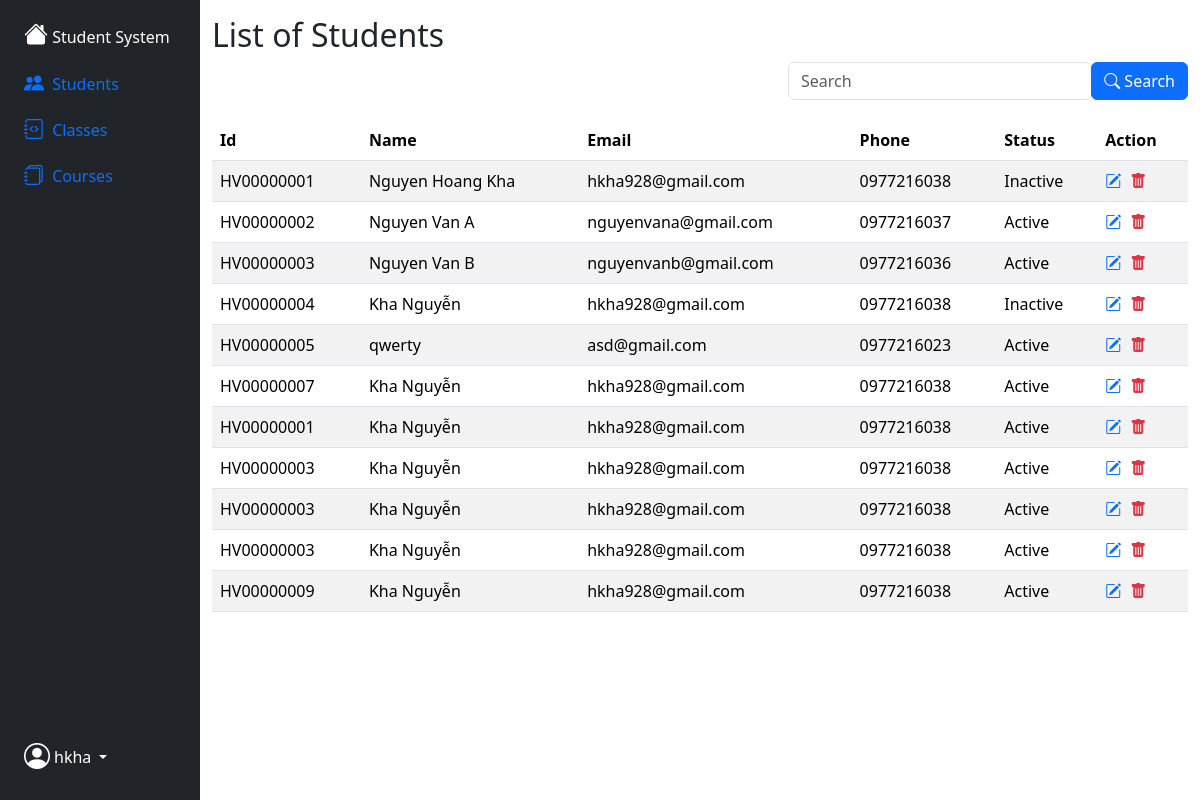
Screenshot of /php_mvc/index.php?controller=hocvien&action=index with the database file from the repository.
### tables this page shows
CREATE TABLE `hoc_vien` (
  `id_hoc_vien` int NOT NULL,
  `ma_hoc_vien` char(10) NOT NULL,
  `ten_hoc_vien` varchar(100) NOT NULL,
  `ngay_sinh` date DEFAULT NULL,
  `sdt` char(10) DEFAULT NULL,
  `email` varchar(100) DEFAULT NULL,
  `status_id` tinyint(1) DEFAULT NULL
);

### php_mvc/routes.php (called while the page is built, shortened)
<?php
$controller = new $klass;
$controller->$action();

### php_mvc/index.php (called while the page is built, shortened)
<?php
require_once('routes.php');

### php_mvc/models/hocvien.php (called while the page is built, shortened)
<?php
class HocVien
{
    static $tableName = 'hoc_vien';
    static function all($params = array())
    {
        $db = DB::getInstance();
        $sql = 'SELECT * FROM ' . self::$tableName;
        $req = $db->query($sql);
        $list = $req->fetchAll();
        return $list;
    }
}

### php_mvc/views/hocvien/index.php (the view, shortened to what this page needs)
<h2>List of Students</h2>
<form action="index.php" method="get" class="d-inline">
    <div class="input-group rounded" style="width: 400px; float: right; margin-bottom: 20px;">
        <input type="text" class="form-control rounded" placeholder="Search" aria-label="Search" name="search"
            value="<?php echo isset($_GET['search']) ? htmlspecialchars($_GET['search']) : ''; ?>" />
        <button class="btn btn-primary rounded" type="submit">
            <i class="bi bi-search"></i> Search
        </button>
    </div>
</form>
<table class="table table-striped table-responsive" id="tableId" style="width: 100%;">
    <thead>
        <tr>
            <th>Id</th>
            <th>Name</th>
            <th>Email</th>
            <th>Phone</th>
            <th>Status</th>
            <th>Action</th>
        </tr>
    </thead>
    <tbody>
        <?php if (!empty($data)) : ?>
            <?php foreach ($data as $item) : ?>
                <tr>
                    <td><?php echo htmlspecialchars($item['ma_hoc_vien']); ?></td>
                    <td><?php echo htmlspecialchars($item['ten_hoc_vien']); ?></td>
                    <td><?php echo htmlspecialchars($item['email']); ?></td>
                    <td><?php echo htmlspecialchars($item['sdt']); ?></td>
                    <td>
                        <?php echo $item['status_id'] == 1 ? 'Active' : 'Inactive'; ?>
                    </td>
                    <td>
                        <a class="text-decoration-none" href="index.php?controller=hocvien&action=showUpdateHocVien&id_hoc_vien=<?php echo $item['id_hoc_vien']; ?>">
                            <i class="bi bi-pencil-square" style="color: #0d6efd;"></i>
                        </a>
                        <a class="text-decoration-none" style="margin-left: 5px;" href="index.php?controller=hocvien&action=removeHocVien&id_hoc_vien=<?php echo $item['id_hoc_vien']; ?>"
                            onclick="return confirm('Are you sure you want to delete <?php echo htmlspecialchars($item['ten_hoc_vien']); ?>?');">
                            <i class="bi bi-trash-fill" style="color: #dc3545;"></i>
                        </a>
                    </td>
                </tr>
            <?php endforeach; ?>
        <?php else : ?>
            <tr>
                <td colspan="6" style="text-align: center;">No students found.</td>
            </tr>
        <?php endif; ?>
    </tbody>
</table>

### php_mvc/controllers/hocvien_controller.php (shortened to what this page needs)
<?php
require_once('controllers/base_controller.php');
require_once('models/hocvien.php');
class HocVienController extends BaseController
{
    function __construct()
    {
        $this->folder = 'hocvien';
    }
    public function index()
    {
        if (isset($_GET['search']) && !empty($_GET['search'])) {
            $this->listStudents();
        } else {
            $hocvien = HocVien::all();
            $data = $hocvien;
            $this->render('index', $data);
        }
    }
}

### php_mvc/controllers/base_controller.php (shortened to what this page needs)
<?php
class BaseController
{
    protected $folder;
    function render($file, $data = array())
    {
        $view_file = 'views/' . $this->folder . '/' . $file . '.php';
        if (is_file($view_file)) {
            extract($data);
            require_once($view_file);
            $content = ob_get_clean();
            require_once('views/layouts/application.php');
        } else {
            header('Location: index.php?controller=pages&action=error');
        }
    }
}

### php_mvc/views/layouts/application.php (shortened to what this page needs)
<!DOCTYPE html>
<html lang="en">
<head>
    <link href="https://cdn.jsdelivr.net/npm/bootstrap@5.3.3/dist/css/bootstrap.min.css" rel="stylesheet">
    <link href="https://cdn.jsdelivr.net/npm/bootstrap-icons@1.10.5/font/bootstrap-icons.css" rel="stylesheet">
</head>
<body>
    <div class="container-fluid">
        <div class="row flex-nowrap">
            <div class="col-auto col-md-3 col-xl-2 px-sm-2 px-0 bg-dark">
                <div class="d-flex flex-column align-items-center align-items-sm-start px-3 pt-2 text-white min-vh-100">
                    <ul class="nav nav-pills flex-column mb-sm-auto mb-0 align-items-center align-items-sm-start" id="menu">
                        <li class="nav-item">
                            <a href="index.php" class="nav-link px-0 align-middle text-white">
                                <i class="fs-4 bi bi-house-fill"></i> <span class="d-none d-sm-inline">Student System</span>
                            </a>
                        </li>
                        <li>
                            <a href="#submenu1" data-bs-toggle="collapse" class="nav-link px-0 align-middle">
                                <i class="fs-5 bi bi-people-fill"></i> <span class="ms-1 d-none d-sm-inline">Students</span>
                            </a>
                        </li>
                        <li>
                            <a href="#submenu2" data-bs-toggle="collapse" class="nav-link px-0 align-middle">
                                <i class="fs-5 bi bi-journal-code"></i> <span class="ms-1 d-none d-sm-inline">Classes</span>
                            </a>
                        </li>
                        <li>
                            <a href="#submenu3" data-bs-toggle="collapse" class="nav-link px-0 align-middle">
                                <i class="fs-5 bi bi-journals"></i> <span class="ms-1 d-none d-sm-inline">Courses</span>
                            </a>
                        </li>
                    </ul>
                    <div class="dropdown pb-4">
                        <a href="#" class="d-flex align-items-center text-white text-decoration-none dropdown-toggle" id="dropdownUser" data-bs-toggle="dropdown" aria-expanded="false">
                            <i class="bi bi-person-circle" style="font-size: 26px"></i>
                            <span class="d-none d-sm-inline mx-1">hkha</span>
                        </a>
                    </div>
                </div>
            </div>
            <div class="col py-3">
                <?= @$content ?>
            </div>
        </div>
    </div>
    <div class="toast-container position-fixed bottom-0 end-0 p-3">
    </div>
</body>
</html>

### rows the page displays
hoc_vien: ma_hoc_vien "HV00000001", ten_hoc_vien "Nguyen Hoang Kha", email "hkha928@gmail.com", sdt "0977216038", status_id "Inactive"
hoc_vien: ma_hoc_vien "HV00000002", ten_hoc_vien "Nguyen Van A", email "nguyenvana@gmail.com", sdt "0977216037", status_id "Active"
hoc_vien: ma_hoc_vien "HV00000003", ten_hoc_vien "Nguyen Van B", email "nguyenvanb@gmail.com", sdt "0977216036", status_id "Active"
hoc_vien: ma_hoc_vien "HV00000004", ten_hoc_vien "Kha Nguyễn", email "hkha928@gmail.com", sdt "0977216038", status_id "Inactive"
hoc_vien: ma_hoc_vien "HV00000005", ten_hoc_vien "qwerty", email "asd@gmail.com", sdt "0977216023", status_id "Active"
hoc_vien: ma_hoc_vien "HV00000007", ten_hoc_vien "Kha Nguyễn", email "hkha928@gmail.com", sdt "0977216038", status_id "Active"
hoc_vien: ma_hoc_vien "HV00000001", ten_hoc_vien "Kha Nguyễn", email "hkha928@gmail.com", sdt "0977216038", status_id "Active"
hoc_vien: ma_hoc_vien "HV00000003", ten_hoc_vien "Kha Nguyễn", email "hkha928@gmail.com", sdt "0977216038", status_id "Active"
hoc_vien: ma_hoc_vien "HV00000003", ten_hoc_vien "Kha Nguyễn", email "hkha928@gmail.com", sdt "0977216038", status_id "Active"
hoc_vien: ma_hoc_vien "HV00000003", ten_hoc_vien "Kha Nguyễn", email "hkha928@gmail.com", sdt "0977216038", status_id "Active"
hoc_vien: ma_hoc_vien "HV00000009", ten_hoc_vien "Kha Nguyễn", email "hkha928@gmail.com", sdt "0977216038", status_id "Active"
